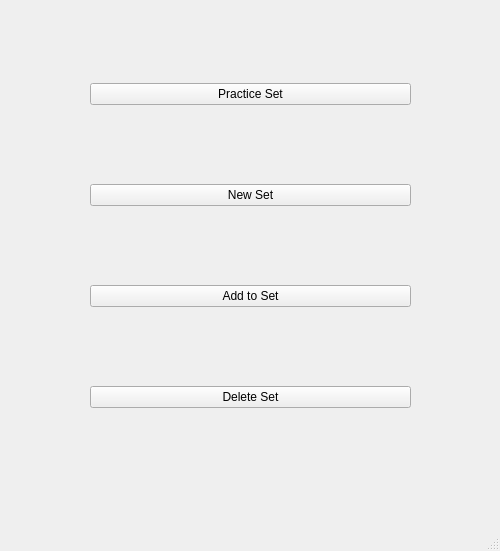
<?xml version="1.0" encoding="UTF-8"?>
<ui version="4.0">
 <class>MainWindow</class>
 <widget class="QMainWindow" name="MainWindow">
  <property name="geometry">
   <rect>
    <x>0</x>
    <y>0</y>
    <width>500</width>
    <height>551</height>
   </rect>
  </property>
  <property name="windowTitle">
   <string>MainWindow</string>
  </property>
  <widget class="QWidget" name="centralwidget">
   <widget class="QWidget" name="verticalLayoutWidget">
    <property name="geometry">
     <rect>
      <x>90</x>
      <y>10</y>
      <width>321</width>
      <height>471</height>
     </rect>
    </property>
    <layout class="QVBoxLayout" name="verticalLayout">
     <item>
      <widget class="QPushButton" name="button_practice">
       <property name="enabled">
        <bool>true</bool>
       </property>
       <property name="text">
        <string>Practice Set</string>
       </property>
       <property name="iconSize">
        <size>
         <width>20</width>
         <height>20</height>
        </size>
       </property>
      </widget>
     </item>
     <item>
      <widget class="QPushButton" name="butto_new_set">
       <property name="text">
        <string>New Set</string>
       </property>
      </widget>
     </item>
     <item>
      <widget class="QPushButton" name="button_add_to_set">
       <property name="text">
        <string>Add to Set</string>
       </property>
      </widget>
     </item>
     <item>
      <widget class="QPushButton" name="button_delete_set">
       <property name="text">
        <string>Delete Set</string>
       </property>
      </widget>
     </item>
    </layout>
   </widget>
  </widget>
  <widget class="QMenuBar" name="menubar">
   <property name="geometry">
    <rect>
     <x>0</x>
     <y>0</y>
     <width>500</width>
     <height>26</height>
    </rect>
   </property>
  </widget>
  <widget class="QStatusBar" name="statusbar"/>
 </widget>
 <resources/>
 <connections/>
</ui>
